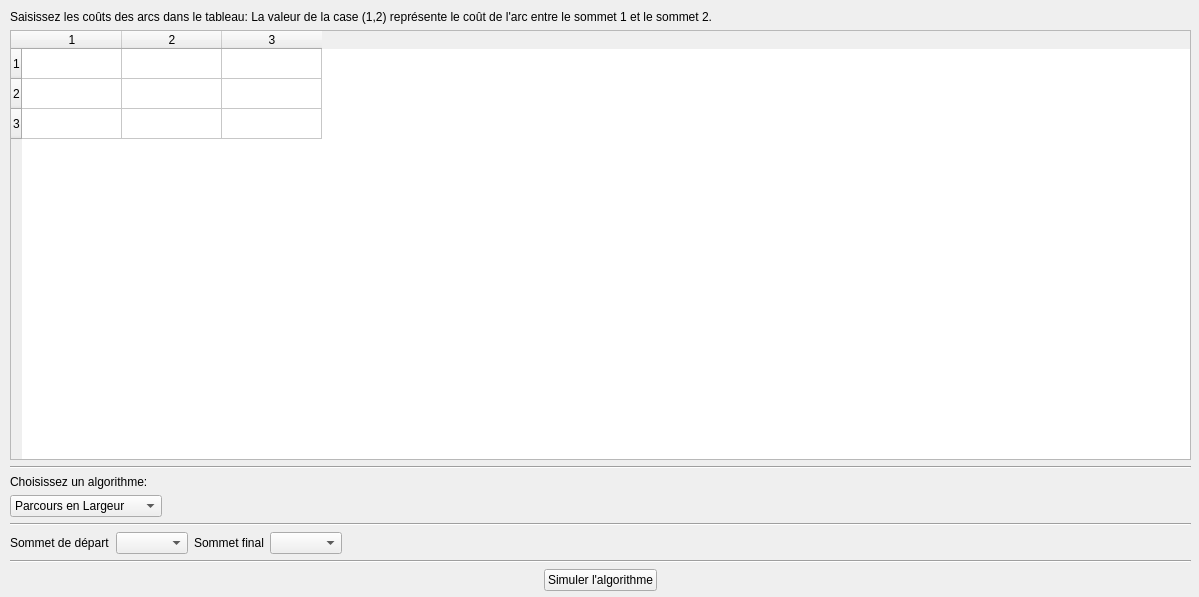
<?xml version="1.0" encoding="UTF-8"?>
<ui version="4.0">
 <class>FenTable</class>
 <widget class="QWidget" name="FenTable">
  <property name="geometry">
   <rect>
    <x>0</x>
    <y>0</y>
    <width>1199</width>
    <height>597</height>
   </rect>
  </property>
  <property name="windowTitle">
   <string>Simulation des algorithmes appliqués aux graphes</string>
  </property>
  <widget class="QWidget" name="verticalLayoutWidget">
   <property name="geometry">
    <rect>
     <x>10</x>
     <y>10</y>
     <width>1181</width>
     <height>581</height>
    </rect>
   </property>
   <layout class="QVBoxLayout" name="verticalLayout">
    <item>
     <widget class="QLabel" name="labelMsg">
      <property name="text">
       <string>Saisissez les coûts des arcs dans le tableau: La valeur de la case (1,2) représente le coût de l'arc entre le sommet 1 et le sommet 2.</string>
      </property>
     </widget>
    </item>
    <item>
     <widget class="QTableWidget" name="Table">
      <row>
       <property name="text">
        <string>1</string>
       </property>
      </row>
      <row>
       <property name="text">
        <string>2</string>
       </property>
      </row>
      <row>
       <property name="text">
        <string>3</string>
       </property>
      </row>
      <column>
       <property name="text">
        <string>1</string>
       </property>
      </column>
      <column>
       <property name="text">
        <string>2</string>
       </property>
      </column>
      <column>
       <property name="text">
        <string>3</string>
       </property>
      </column>
     </widget>
    </item>
    <item>
     <widget class="Line" name="line_2">
      <property name="orientation">
       <enum>Qt::Horizontal</enum>
      </property>
     </widget>
    </item>
    <item>
     <widget class="QLabel" name="labelAlgorithme">
      <property name="text">
       <string>Choisissez un algorithme:</string>
      </property>
     </widget>
    </item>
    <item>
     <layout class="QHBoxLayout" name="horizontalLayout_2">
      <item>
       <widget class="QComboBox" name="algorithmsBox">
        <item>
         <property name="text">
          <string>Parcours en Largeur</string>
         </property>
        </item>
        <item>
         <property name="text">
          <string>Parcours en Longueur</string>
         </property>
        </item>
        <item>
         <property name="text">
          <string>Plus Court Chemin</string>
         </property>
        </item>
       </widget>
      </item>
      <item>
       <spacer name="horizontalSpacer">
        <property name="orientation">
         <enum>Qt::Horizontal</enum>
        </property>
        <property name="sizeType">
         <enum>QSizePolicy::Expanding</enum>
        </property>
        <property name="sizeHint" stdset="0">
         <size>
          <width>60</width>
          <height>20</height>
         </size>
        </property>
       </spacer>
      </item>
     </layout>
    </item>
    <item>
     <widget class="Line" name="line">
      <property name="orientation">
       <enum>Qt::Horizontal</enum>
      </property>
     </widget>
    </item>
    <item>
     <layout class="QHBoxLayout" name="horizontalLayout">
      <item>
       <widget class="QLabel" name="label_2">
        <property name="text">
         <string>Sommet de départ</string>
        </property>
       </widget>
      </item>
      <item>
       <widget class="QComboBox" name="startNodeBox"/>
      </item>
      <item>
       <widget class="QLabel" name="label">
        <property name="text">
         <string>Sommet final</string>
        </property>
       </widget>
      </item>
      <item>
       <widget class="QComboBox" name="finishNodeBox"/>
      </item>
      <item>
       <spacer name="horizontalSpacer_2">
        <property name="orientation">
         <enum>Qt::Horizontal</enum>
        </property>
        <property name="sizeHint" stdset="0">
         <size>
          <width>40</width>
          <height>20</height>
         </size>
        </property>
       </spacer>
      </item>
     </layout>
    </item>
    <item>
     <widget class="Line" name="line_3">
      <property name="orientation">
       <enum>Qt::Horizontal</enum>
      </property>
     </widget>
    </item>
    <item>
     <layout class="QHBoxLayout" name="horizontalLayout_3">
      <item>
       <spacer name="horizontalSpacer_3">
        <property name="orientation">
         <enum>Qt::Horizontal</enum>
        </property>
        <property name="sizeHint" stdset="0">
         <size>
          <width>40</width>
          <height>20</height>
         </size>
        </property>
       </spacer>
      </item>
      <item>
       <widget class="QPushButton" name="Go">
        <property name="text">
         <string>Simuler l'algorithme</string>
        </property>
       </widget>
      </item>
      <item>
       <spacer name="horizontalSpacer_4">
        <property name="orientation">
         <enum>Qt::Horizontal</enum>
        </property>
        <property name="sizeHint" stdset="0">
         <size>
          <width>40</width>
          <height>20</height>
         </size>
        </property>
       </spacer>
      </item>
     </layout>
    </item>
   </layout>
  </widget>
 </widget>
 <resources/>
 <connections/>
</ui>
